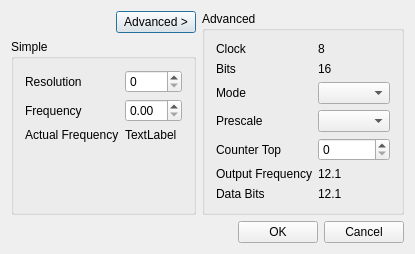
<?xml version="1.0" encoding="UTF-8"?>
<ui version="4.0">
 <class>TimerConfigDlgClass</class>
 <widget class="QDialog" name="TimerConfigDlgClass">
  <property name="geometry">
   <rect>
    <x>0</x>
    <y>0</y>
    <width>375</width>
    <height>241</height>
   </rect>
  </property>
  <property name="windowTitle">
   <string>TimerConfigDlg</string>
  </property>
  <layout class="QVBoxLayout" name="verticalLayout_2">
   <item>
    <layout class="QHBoxLayout" name="horizontalLayout_5">
     <item>
      <layout class="QVBoxLayout" name="verticalLayout">
       <item>
        <layout class="QHBoxLayout" name="horizontalLayout_3">
         <property name="sizeConstraint">
          <enum>QLayout::SetMinimumSize</enum>
         </property>
         <item>
          <spacer name="horizontalSpacer">
           <property name="orientation">
            <enum>Qt::Horizontal</enum>
           </property>
           <property name="sizeHint" stdset="0">
            <size>
             <width>40</width>
             <height>20</height>
            </size>
           </property>
          </spacer>
         </item>
         <item>
          <widget class="QPushButton" name="btnAdvanced">
           <property name="text">
            <string>Advanced &gt;</string>
           </property>
           <property name="checkable">
            <bool>true</bool>
           </property>
          </widget>
         </item>
        </layout>
       </item>
       <item>
        <widget class="QGroupBox" name="groupBox">
         <property name="title">
          <string>Simple</string>
         </property>
         <layout class="QHBoxLayout" name="horizontalLayout">
          <item>
           <layout class="QFormLayout" name="formLayout">
            <item row="0" column="0">
             <widget class="QLabel" name="label_10">
              <property name="text">
               <string>Resolution</string>
              </property>
             </widget>
            </item>
            <item row="0" column="1">
             <widget class="QSpinBox" name="spinResolution"/>
            </item>
            <item row="1" column="0">
             <widget class="QLabel" name="label_11">
              <property name="text">
               <string>Frequency</string>
              </property>
             </widget>
            </item>
            <item row="1" column="1">
             <widget class="QDoubleSpinBox" name="spinFrequency"/>
            </item>
            <item row="2" column="0">
             <widget class="QLabel" name="label_12">
              <property name="text">
               <string>Actual Frequency</string>
              </property>
             </widget>
            </item>
            <item row="2" column="1">
             <widget class="QLabel" name="lblActualFrequency">
              <property name="text">
               <string>TextLabel</string>
              </property>
             </widget>
            </item>
           </layout>
          </item>
         </layout>
        </widget>
       </item>
      </layout>
     </item>
     <item>
      <widget class="QGroupBox" name="groupAdvanced">
       <property name="enabled">
        <bool>true</bool>
       </property>
       <property name="title">
        <string>Advanced</string>
       </property>
       <layout class="QHBoxLayout" name="horizontalLayout_2">
        <item>
         <layout class="QFormLayout" name="formLayout_2">
          <property name="fieldGrowthPolicy">
           <enum>QFormLayout::AllNonFixedFieldsGrow</enum>
          </property>
          <item row="0" column="0">
           <widget class="QLabel" name="label">
            <property name="text">
             <string>Clock</string>
            </property>
           </widget>
          </item>
          <item row="0" column="1">
           <widget class="QLabel" name="lblClockFrequency">
            <property name="text">
             <string>8</string>
            </property>
           </widget>
          </item>
          <item row="1" column="0">
           <widget class="QLabel" name="label_2">
            <property name="text">
             <string>Bits</string>
            </property>
           </widget>
          </item>
          <item row="1" column="1">
           <widget class="QLabel" name="lblBits">
            <property name="text">
             <string>16</string>
            </property>
           </widget>
          </item>
          <item row="2" column="0">
           <widget class="QLabel" name="label_3">
            <property name="text">
             <string>Mode</string>
            </property>
           </widget>
          </item>
          <item row="2" column="1">
           <widget class="QComboBox" name="cboWaveformMode"/>
          </item>
          <item row="3" column="0">
           <widget class="QLabel" name="label_4">
            <property name="text">
             <string>Prescale</string>
            </property>
           </widget>
          </item>
          <item row="3" column="1">
           <widget class="QComboBox" name="cboPrescale"/>
          </item>
          <item row="4" column="0">
           <widget class="QLabel" name="label_5">
            <property name="text">
             <string>Counter Top</string>
            </property>
           </widget>
          </item>
          <item row="4" column="1">
           <widget class="QSpinBox" name="spinCounterTop"/>
          </item>
          <item row="5" column="0">
           <widget class="QLabel" name="label_6">
            <property name="text">
             <string>Output Frequency</string>
            </property>
           </widget>
          </item>
          <item row="5" column="1">
           <widget class="QLabel" name="lblOutputFrequency">
            <property name="text">
             <string>12.1</string>
            </property>
           </widget>
          </item>
          <item row="6" column="0">
           <widget class="QLabel" name="label_8">
            <property name="text">
             <string>Data Bits</string>
            </property>
           </widget>
          </item>
          <item row="6" column="1">
           <widget class="QLabel" name="lblDataBits">
            <property name="text">
             <string>12.1</string>
            </property>
           </widget>
          </item>
         </layout>
        </item>
       </layout>
      </widget>
     </item>
    </layout>
   </item>
   <item>
    <layout class="QHBoxLayout" name="horizontalLayout_4">
     <item>
      <spacer name="horizontalSpacer_2">
       <property name="orientation">
        <enum>Qt::Horizontal</enum>
       </property>
       <property name="sizeHint" stdset="0">
        <size>
         <width>40</width>
         <height>20</height>
        </size>
       </property>
      </spacer>
     </item>
     <item>
      <widget class="QPushButton" name="btnOK">
       <property name="text">
        <string>OK</string>
       </property>
      </widget>
     </item>
     <item>
      <widget class="QPushButton" name="btnCancel">
       <property name="text">
        <string>Cancel</string>
       </property>
      </widget>
     </item>
    </layout>
   </item>
  </layout>
 </widget>
 <layoutdefault spacing="6" margin="11"/>
 <resources/>
 <connections>
  <connection>
   <sender>cboWaveformMode</sender>
   <signal>currentIndexChanged(int)</signal>
   <receiver>TimerConfigDlgClass</receiver>
   <slot>ComputeTimer()</slot>
   <hints>
    <hint type="sourcelabel">
     <x>651</x>
     <y>93</y>
    </hint>
    <hint type="destinationlabel">
     <x>256</x>
     <y>117</y>
    </hint>
   </hints>
  </connection>
  <connection>
   <sender>cboPrescale</sender>
   <signal>currentIndexChanged(int)</signal>
   <receiver>TimerConfigDlgClass</receiver>
   <slot>ComputeTimer()</slot>
   <hints>
    <hint type="sourcelabel">
     <x>651</x>
     <y>119</y>
    </hint>
    <hint type="destinationlabel">
     <x>250</x>
     <y>172</y>
    </hint>
   </hints>
  </connection>
  <connection>
   <sender>spinCounterTop</sender>
   <signal>valueChanged(int)</signal>
   <receiver>TimerConfigDlgClass</receiver>
   <slot>ComputeTimer()</slot>
   <hints>
    <hint type="sourcelabel">
     <x>651</x>
     <y>145</y>
    </hint>
    <hint type="destinationlabel">
     <x>296</x>
     <y>217</y>
    </hint>
   </hints>
  </connection>
  <connection>
   <sender>spinResolution</sender>
   <signal>valueChanged(int)</signal>
   <receiver>TimerConfigDlgClass</receiver>
   <slot>AutoComputeTimer()</slot>
   <hints>
    <hint type="sourcelabel">
     <x>159</x>
     <y>87</y>
    </hint>
    <hint type="destinationlabel">
     <x>497</x>
     <y>68</y>
    </hint>
   </hints>
  </connection>
  <connection>
   <sender>spinFrequency</sender>
   <signal>valueChanged(double)</signal>
   <receiver>TimerConfigDlgClass</receiver>
   <slot>AutoComputeTimer()</slot>
   <hints>
    <hint type="sourcelabel">
     <x>159</x>
     <y>113</y>
    </hint>
    <hint type="destinationlabel">
     <x>522</x>
     <y>98</y>
    </hint>
   </hints>
  </connection>
  <connection>
   <sender>btnAdvanced</sender>
   <signal>toggled(bool)</signal>
   <receiver>TimerConfigDlgClass</receiver>
   <slot>onShowAdvanced()</slot>
   <hints>
    <hint type="sourcelabel">
     <x>169</x>
     <y>35</y>
    </hint>
    <hint type="destinationlabel">
     <x>418</x>
     <y>33</y>
    </hint>
   </hints>
  </connection>
  <connection>
   <sender>btnOK</sender>
   <signal>clicked()</signal>
   <receiver>TimerConfigDlgClass</receiver>
   <slot>accept()</slot>
   <hints>
    <hint type="sourcelabel">
     <x>499</x>
     <y>307</y>
    </hint>
    <hint type="destinationlabel">
     <x>450</x>
     <y>263</y>
    </hint>
   </hints>
  </connection>
  <connection>
   <sender>btnCancel</sender>
   <signal>clicked()</signal>
   <receiver>TimerConfigDlgClass</receiver>
   <slot>reject()</slot>
   <hints>
    <hint type="sourcelabel">
     <x>574</x>
     <y>311</y>
    </hint>
    <hint type="destinationlabel">
     <x>593</x>
     <y>262</y>
    </hint>
   </hints>
  </connection>
 </connections>
 <slots>
  <slot>ComputeTimer()</slot>
  <slot>AutoComputeTimer()</slot>
  <slot>onShowAdvanced()</slot>
 </slots>
</ui>
